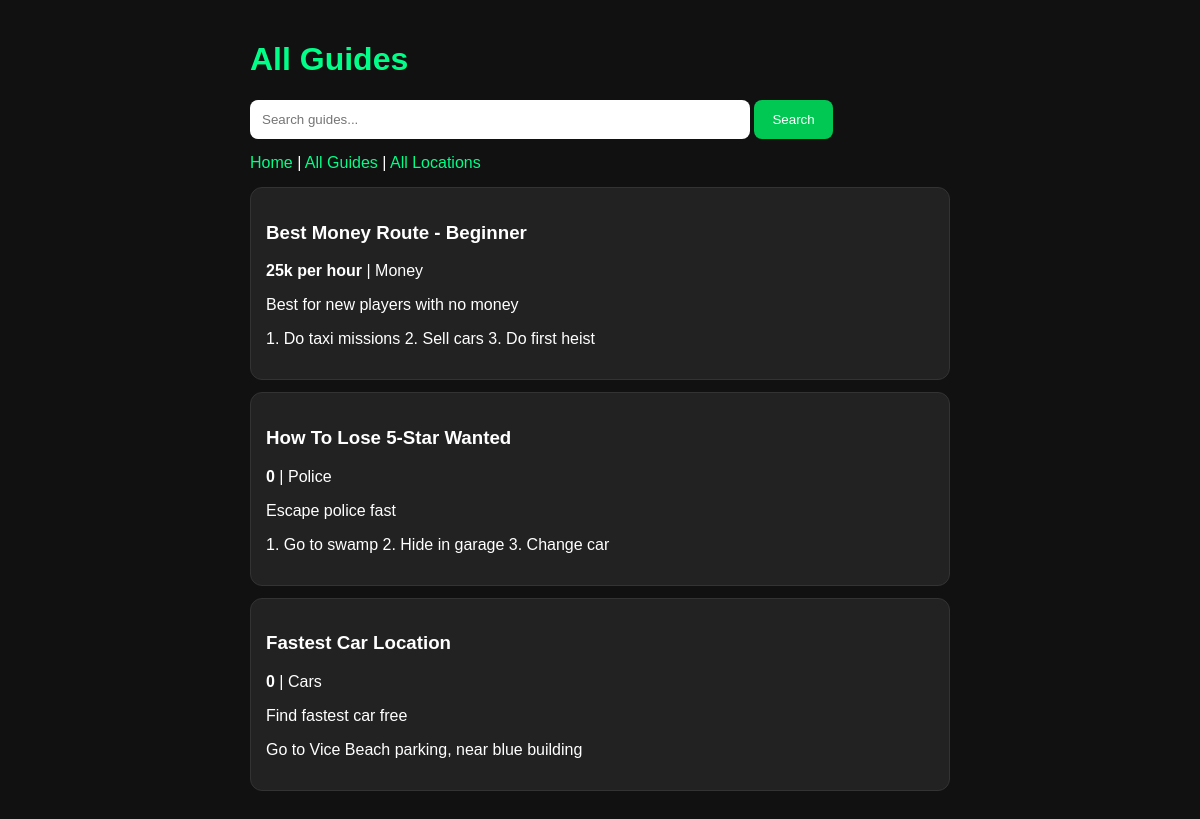
The page /guides on the database its author committed.
### tables this page shows
CREATE TABLE guides (id INTEGER PRIMARY KEY AUTOINCREMENT, title TEXT, category TEXT, money_per_hour TEXT, description TEXT, steps TEXT);

### app.py (the view)
@app.route("/guides")
def guides():
    q = request.args.get("q", "")
    db = get_db()
    if q:
        guides = db.execute("SELECT * FROM guides WHERE title LIKE ? OR description LIKE ? OR category LIKE ?", (f"%{q}%", f"%{q}%", f"%{q}%")).fetchall()
    else:
        guides = db.execute("SELECT * FROM guides").fetchall()
    db.close()
    return render_template("guides.html", guides=guides, q=q)

### app.py (called while the page is built)
def get_db():
    conn = sqlite3.connect(DB)
    conn.row_factory = sqlite3.Row
    return conn

### templates/guides.html (shortened to what this page needs)
<!DOCTYPE html>
<html>
<head>
  <link rel="stylesheet" href="/static/style.css">
</head>
<body>
  <div class="container">
    <h1>All Guides</h1>
    <form>
      <input type="text" name="q" value="{{ q }}" placeholder="Search guides...">
      <button>Search</button>
    </form>
    <div class="nav">
      <a href="/">Home</a> | <a href="/guides">All Guides</a> | <a href="/locations">All Locations</a>
    </div>
    {% for g in guides %}
    <div class="card">
      <h3>{{ g.title }}</h3>
      <p><b>{{ g.money_per_hour }}</b> | {{ g.category }}</p>
      <p>{{ g.description }}</p>
      <p>{{ g.steps }}</p>
    </div>
    {% endfor %}
  </div>
</body>
</html>

### static/style.css (style rules this page uses)
body { font-family: Arial; background: #111; color: white; margin: 0; }
.container { max-width: 700px; margin: 0 auto; padding: 20px; }
h1 { color: #00ff88; }
.card { background: #222; padding: 15px; margin: 12px 0; border-radius: 12px; border: 1px solid #333; }
input { padding: 12px; width: 68%; border-radius: 8px; border: none; }
button { padding: 12px 18px; background: #00c853; color: white; border: none; border-radius: 8px; cursor: pointer; }
a { color: #00ff88; text-decoration: none; }
.nav { margin: 15px 0; }

### rows shown on the page
guides: title "Best Money Route - Beginner", money_per_hour "25k per hour", category "Money", description "Best for new players with no money", steps "1. Do taxi missions 2. Sell cars 3. Do first heist"
guides: title "How To Lose 5-Star Wanted", money_per_hour "0", category "Police", description "Escape police fast", steps "1. Go to swamp 2. Hide in garage 3. Change car"
guides: title "Fastest Car Location", money_per_hour "0", category "Cars", description "Find fastest car free", steps "Go to Vice Beach parking, near blue building"
